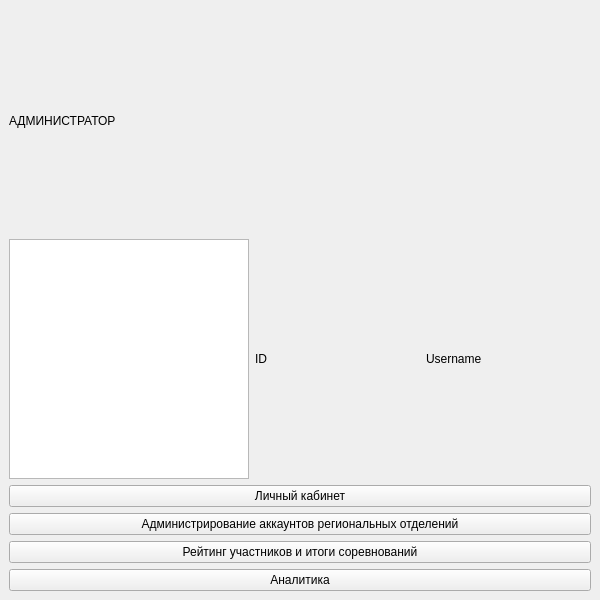
<?xml version="1.0" encoding="UTF-8"?>
<ui version="4.0">
 <class>Administrator</class>
 <widget class="QMainWindow" name="Administrator">
  <property name="geometry">
   <rect>
    <x>0</x>
    <y>0</y>
    <width>600</width>
    <height>600</height>
   </rect>
  </property>
  <property name="minimumSize">
   <size>
    <width>600</width>
    <height>600</height>
   </size>
  </property>
  <property name="windowTitle">
   <string>MainWindow</string>
  </property>
  <widget class="QWidget" name="centralwidget">
   <layout class="QGridLayout" name="gridLayout">
    <item row="1" column="0">
     <widget class="QPushButton" name="PB_lk">
      <property name="text">
       <string>Личный кабинет</string>
      </property>
     </widget>
    </item>
    <item row="0" column="0">
     <layout class="QVBoxLayout" name="verticalLayout">
      <item>
       <widget class="QLabel" name="LB_header">
        <property name="text">
         <string>АДМИНИСТРАТОР</string>
        </property>
       </widget>
      </item>
      <item>
       <layout class="QHBoxLayout" name="horizontalLayout">
        <item>
         <widget class="QGraphicsView" name="img">
          <property name="maximumSize">
           <size>
            <width>240</width>
            <height>240</height>
           </size>
          </property>
         </widget>
        </item>
        <item>
         <widget class="QLabel" name="LB_id">
          <property name="text">
           <string>ID</string>
          </property>
         </widget>
        </item>
        <item>
         <widget class="QLabel" name="LB_username">
          <property name="text">
           <string>Username</string>
          </property>
         </widget>
        </item>
       </layout>
      </item>
     </layout>
    </item>
    <item row="2" column="0">
     <widget class="QPushButton" name="PB_adm_akk">
      <property name="text">
       <string>Администрирование аккаунтов региональных отделений</string>
      </property>
     </widget>
    </item>
    <item row="3" column="0">
     <widget class="QPushButton" name="PB_rate">
      <property name="text">
       <string>Рейтинг участников и итоги соревнований</string>
      </property>
     </widget>
    </item>
    <item row="4" column="0">
     <widget class="QPushButton" name="pushButton_4">
      <property name="text">
       <string>Аналитика</string>
      </property>
     </widget>
    </item>
   </layout>
  </widget>
 </widget>
 <resources/>
 <connections/>
</ui>
